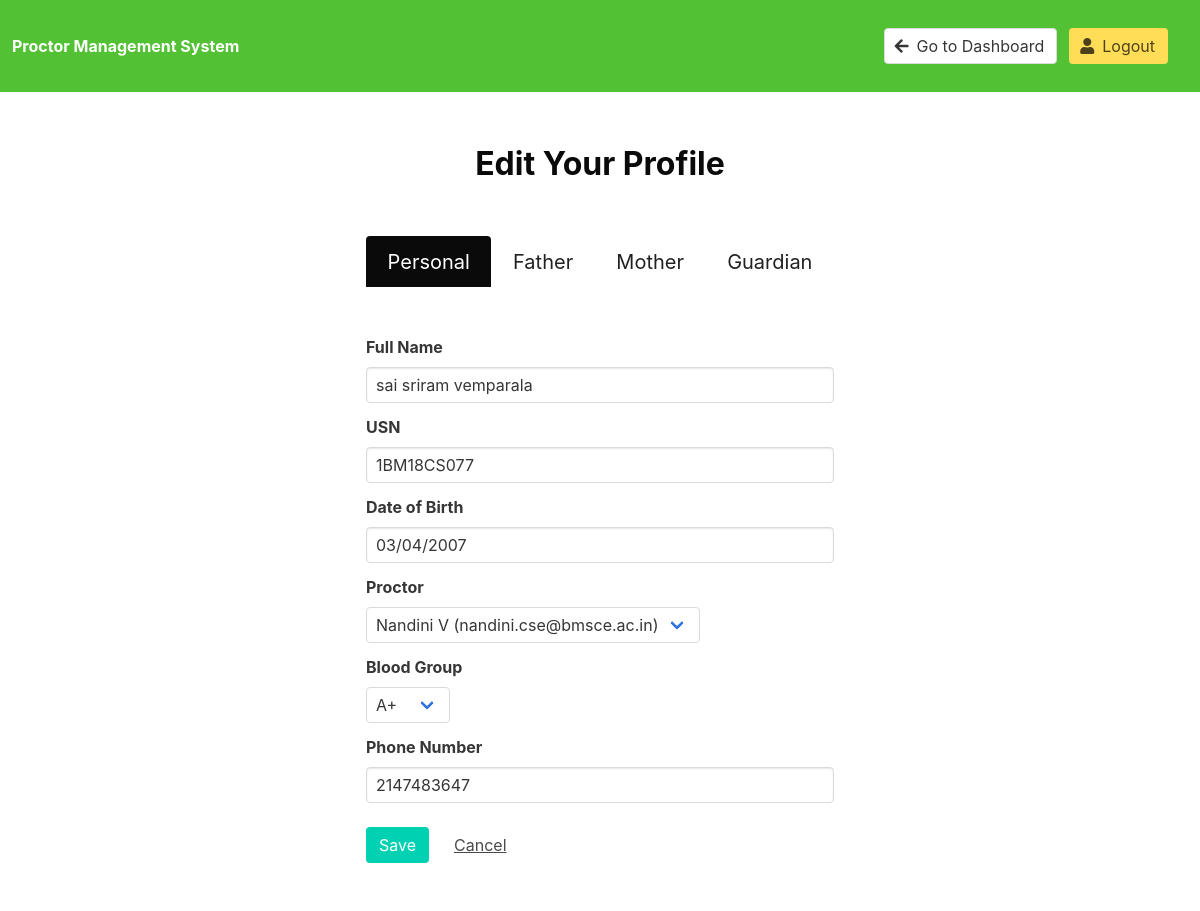
Screenshot of /profile.php (signed in) with the database file from the repository.
### tables this page shows
CREATE TABLE `profile_student` (
  `id` int(11) NOT NULL,
  `email` varchar(255) NOT NULL,
  `name` varchar(255) NOT NULL,
  `dob` varchar(255) NOT NULL,
  `blood` enum('ap','an','bp','bn','op','on','abp','abn') NOT NULL,
  `phone` int(10) NOT NULL,
  `father` varchar(255) NOT NULL,
  `foccup` varchar(255) NOT NULL,
  `faddr` varchar(255) NOT NULL,
  `fphone` int(10) NOT NULL,
  `mother` varchar(255) NOT NULL,
  `moccup` varchar(255) NOT NULL,
  `maddr` varchar(255) NOT NULL,
  `mphone` int(10) NOT NULL,
  `guardian` varchar(255) NOT NULL,
  `goccup` varchar(255) NOT NULL,
  `gaddr` varchar(255) NOT NULL,
  `gphone` int(10) NOT NULL,
  `usn` varchar(255) NOT NULL,
  `proctor` varchar(255) NOT NULL
);

### profile_student.php (the view, shortened to what this page needs)
<?php
    $db = mysqli_connect('localhost', 'root', '', 'registration');
  $email = $_SESSION['email'];
  $name ="";
  $phone = "";
  $dob = "";
  $usn = "";
  $blood = "";
  $proctor="";
  $proctors = array();
  $query = "SELECT * FROM profile_student WHERE email='$email'";
    $results = mysqli_query($db, $query);
    $user = mysqli_fetch_assoc($results);
    if (mysqli_num_rows($results) == 1) {
        $name =$user['name'];
        $phone = $user['phone'];
        $dob = $user['dob'];
        $usn = $user['usn'];
        $blood = $user['blood'];
        $proctor = $user["proctor"];
    }
?>
<!DOCTYPE html>
<html lang="en">
<head>
    <link rel="stylesheet" href="styles.css">
    <link rel="stylesheet" href="https://use.fontawesome.com/releases/v5.6.1/css/all.css">
</head>
<body>
<nav class="navbar is-link" style="background-color:#52c234">
  <div class="navbar-brand">
    <a class="navbar-item" href="#" class="has-text-weight-bold">
      <strong>Proctor Management System</strong>
    </a>
  </div>
  <div id="navbarExampleTransparentExample" class="navbar-menu" style="margin:20px;">
    <div class="navbar-end">
      <div class="navbar-item">
        <div class="field is-grouped">
          <p class="control">
            <a class="button" href="index.php">
              <span class="icon">
                <i class="fas fa-arrow-left"></i>
              </span>
              <span>Go to Dashboard</span>
            </a>
          </p>
          <p class="control">
            <a class="button is-warning" href="index.php?logout">
              <span class="icon">
                <i class="fas fa-user"></i>
              </span>
              <span>Logout</span>
            </a>
          </p>
        </div>
      </div>
    </div>
  </div>
</nav>
    <section class="hero is-white is-fullheight">
        <div class="hero-body">
          <div class="container">
            <div class="columns">
                <div class="column is-half is-offset-one-quarter">
                        <h1 class="has-text-centered is-size-3 has-text-weight-bold">Edit Your Profile</h1>
                        <br/><br/>
                        <nav class="tabs is-boxed is-fullwidth is-medium">
                                <div class="container">
                                  <ul>
                                    <li class="tab is-active" onclick="openTab(event,'Personal')"><a>Personal</a></li>
                                    <li class="tab" onclick="openTab(event,'Father')"><a >Father</a></li>
                                    <li class="tab" onclick="openTab(event,'Mother')"><a >Mother</a></li>
                                    <li class="tab" onclick="openTab(event,'Guardian')"><a >Guardian</a></li>
                                  </ul>
                                </div>
                              </nav>
                    <br/>
                    <div>
                       <form method="post" action="profile.php">
                            <div id="Personal" class="content-tab" >
                                            <div class="field">
                                                <label class="label">Full Name</label>
                                                <p class="control">
                                                  <input class="input" type="text" placeholder="Full Name" name="name" value="<?php echo $name; ?>">
                                                </p>
                                              </div>
                                              <div class="field">
                                                <label class="label">USN</label>
                                                <p class="control">
                                                  <input class="input" type="text" placeholder="USN" name="usn" value="<?php echo $usn; ?>">
                                                </p>
                                              </div>
                                              <div class="field">
                                                    <label class="label">Date of Birth</label>
                                                    <p class="control">
                                                      <input class="input" type="text" placeholder="Date of Birth" name="dob" value="<?php echo $dob; ?>">
                                                    </p>
                                              </div>
                              <div class="field"><div class="control">
                                    <label class="label">Proctor</label>
                                    <div class="select">
                                      <select name="proctor">
                                            <?php
                                            $query = "SELECT * FROM profile_proctor";
                                            $results = mysqli_query($db, $query);
                                            while ($row = mysqli_fetch_assoc($results)) {
                                               array_push($proctors, array("email"=> $row["email"], "name" => $row["name"]));
                                            }
                                                foreach($proctors as $p) {
                                                  if($proctor == $p['email']){
                                                    echo "<option value='".$p['email']."' selected>".$p['name']." (".$p['email'].")</option>";
                                                  }else{
                                                  echo "<option value='".$p['email']."'>".$p['name']." (".$p['email'].")</option>";
                                                  }
                                                }
                                                ?>
                                      </select>
                                    </div>
                                  </div>
                                </div>
                              <div class="field"><div class="control">
                                    <label class="label">Blood Group</label>
                                    <div class="select">
                                      <select name="blood">
                                            <?php
                                                $all_blood = array(
                                                'ap'=>'A+',
                                                'an'=>'A-',
                                                'bp'=>'B+',
                                                'bn'=>'B-',
                                                'op'=>'O+',
                                                'on'=>'O-',
                                                'abp'=>'AB+',
                                                'abn'=>'AB-');
                                                foreach ($all_blood as $key => $value) {
                                                  if($blood == $key){
                                                    echo "<option value='$key' selected>$value</option>";
                                                  }else{
                                                  echo "<option value='$key'>$value</option>";
                                                  }
                                                }
                                                ?>
                                      </select>
                                    </div>
                                  </div>
                                </div>
                                              <div class="field">
                                                    <label class="label">Phone Number</label>
                                                    <p class="control">
                                                      <input class="input" type="text" placeholder="9876543210" name="phone" value="<?php echo $phone; ?>">
                                                    </p>
                                              </div>
                            </div>
                            <br/>
                                 <div class="field is-grouped">
                                    <div class="control">
                                      <input type="submit" class="button is-primary" name="save_student" value="Save" />
                                    </div>
                                    <div class="control">
                                      <a class="button is-text" href="/">Cancel</a>
                                    </div>
                                  </div>
                          </form>
                  </div>
                </div>
            </div>
          </div>
        </div>
      </section>
</body>
</html>

### rows the page displays
profile_student: name "sai sriram vemparala", usn "1BM18CS077", dob "03/04/2007", blood "A+", phone "2147483647"

### other values shown
form field proctor "Nandini V (nandini.cse@bmsce.ac.in)"
